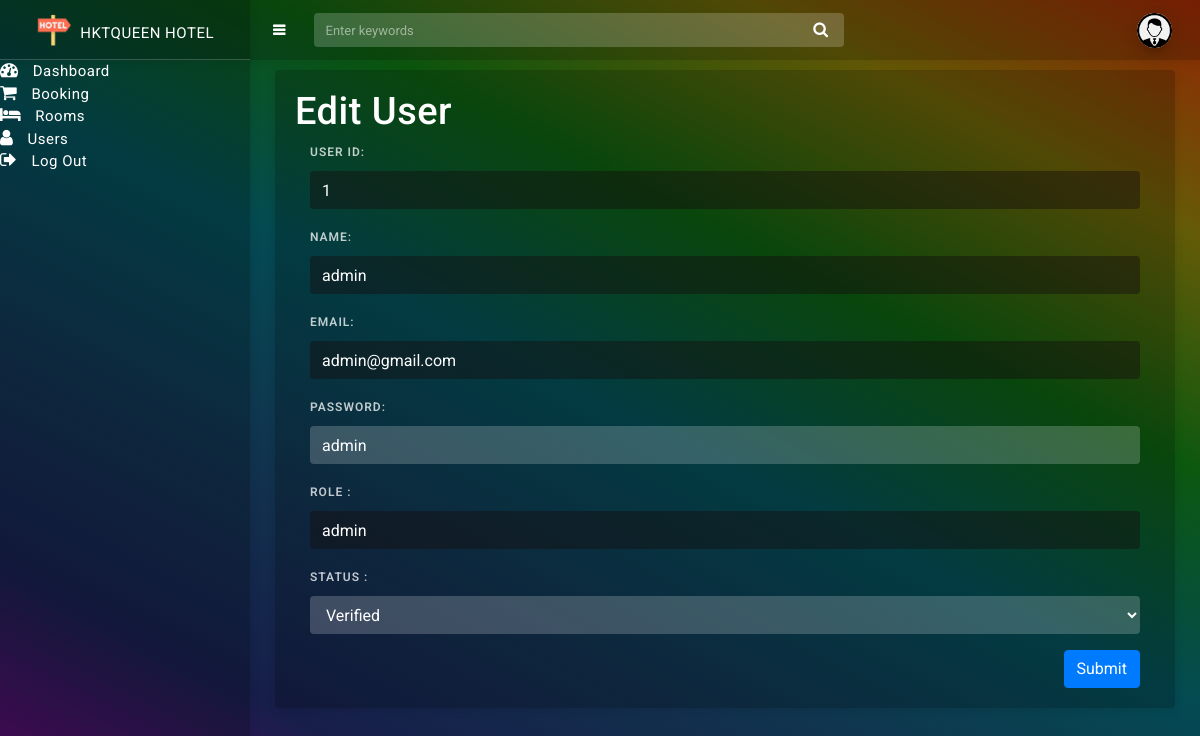
Screenshot of /src/Old/admin_PHP/edit_user.php?id=1 with the database file from the repository.
### tables this page shows
CREATE TABLE IF NOT EXISTS `users` (
    `user_id` INT(11) NOT NULL AUTO_INCREMENT,
    `name` VARCHAR(255) NOT NULL,
    `email` VARCHAR(255) NOT NULL,
    `password` VARCHAR(255) NOT NULL,
    `code` mediumint(50) NOT NULL,
    `status` text NOT NULL, 
    `role` VARCHAR(255) NOT NULL,
    PRIMARY KEY (`user_id`)
);

### src/Old/admin_PHP/config.php (called while the page is built, shortened)
<?php
	class Rooms
	{
		private $servername = "localhost";
		private $username   = "root";
		private $password   = "";
		private $database   = "db_hotel";
		public function __construct()
		{
		    $this->con = new mysqli($this->servername, $this->username,$this->password,$this->database);
		    if(mysqli_connect_error()) {
			 trigger_error("Failed to connect to MySQL: " . mysqli_connect_error());
		    }else{
			return $this->con;
		    }
		}
		}
?>

### src/Old/admin_PHP/edit_user.php (the view, shortened to what this page needs)
<?php
  require 'config.php';
  $roomObj = new Rooms();
?>
<!DOCTYPE html>
<html lang="en">
<head>
    <link href="assets/css/bootstrap.min.css" rel="stylesheet" />
    <link href="assets/css/animate.css" rel="stylesheet" type="text/css" />
    <link href="assets/css/icons.css" rel="stylesheet" type="text/css" />
    <link href="assets/css/sidebar-menu.css" rel="stylesheet" />
    <link href="assets/css/app-style.css" rel="stylesheet" />
    <link rel="stylesheet" href="https://stackpath.bootstrapcdn.com/font-awesome/4.7.0/css/font-awesome.min.css">
</head>
<body class="bg-theme bg-theme1">
    <div id="wrapper">
        <div id="sidebar-wrapper" data-simplebar="" data-simplebar-auto-hide="true">
            <div class="brand-logo">
                <a href="index.php">
                    <img src="assets/images/logo.png" class="logo-icon" alt="logo icon">
                    <h5 class="logo-text">HKTQueen Hotel</h5>
                </a>
            </div>
            <ul class="sidebar-menu do-nicescrol">
                <li>
                    <a href="index.php">
                        <i class="fa fa-tachometer" aria-hidden="true"></i> <span>Dashboard</span>
                    </a>
                </li>
                <li>
                    <a href="booking.php">
                        <i class="fa fa-shopping-cart" aria-hidden="true"></i> <span>Booking</span>
                    </a>
                </li>
                <li>
                    <a href="rooms.php">
                        <i class="fa fa-bed" aria-hidden="true"></i> <span>Rooms</span>
                    </a>
                </li>
                <li>
                    <a href="users.php">
                        <i class="fa fa-user" aria-hidden="true"></i> <span>Users</span>
                    </a>
                </li>
                <li>
                    <a href="./signup-form/login-user.php" target="_blank">
                        <i class="fa fa-sign-out" aria-hidden="true"></i> <span>Log Out</span>
                    </a>
                </li>
            </ul>
        </div>
        <header class="topbar-nav">
            <nav class="navbar navbar-expand fixed-top">
                <ul class="navbar-nav mr-auto align-items-center">
                    <li class="nav-item">
                        <a class="nav-link toggle-menu" href="javascript:void();">
                            <i class="menu-icon fa fa-bars"></i>
                        </a>
                    </li>
                    <li class="nav-item">
                        <form class="search-bar">
                            <input type="text" class="form-control" placeholder="Enter keywords">
                            <a href="javascript:void();"><i class="fa fa-search"></i></a>
                        </form>
                    </li>
                </ul>
                <ul class="navbar-nav align-items-center right-nav-link">
                    <li class="nav-item">
                        <a class="nav-link dropdown-toggle dropdown-toggle-nocaret" data-toggle="dropdown" href="#">
                            <span class="user-profile"><img src="assets/images/user.png" class="img-circle" alt="user avatar"></span>
                        </a>
                    </li>
                </ul>
            </nav>
        </header>
        <div class="content-wrapper">
            <div class="container-fluid">
                        <div class="card">
                            <div class="card-body">
                            <h2>Edit User</h2>
                            <div class="container">
                            <?php
                                $id=$_GET['id'];
                                $sql="select * from users where user_id=$id";
                                $result=$roomObj->con->query($sql);
                                $user=mysqli_fetch_assoc($result);
                            ?>
                                <form action="" method="POST" enctype = "multipart/form-data">
                                    <div class="form-group">
                                        <label for="user_id">User ID:</label>
                                        <input type="user_id" readonly=true class="form-control" name="user_id" value="<?php echo $user['user_id']; ?>" required="">
                                    </div>
                                    <div class="form-group">
                                        <label for="user_name">Name:</label>
                                        <input type="user_name" readonly=true class="form-control" name="user_name" value="<?php echo $user['name']; ?>" required="">
                                    </div>
                                    <div class="form-group">
                                        <label for="email">Email:</label>
                                        <input type="email" readonly=true class="form-control" name="email" value="<?php echo $user['email']; ?>" required="">
                                    </div>
                                    <div class="form-group">
                                        <label for="password">Password:</label>
                                        <input type="text" <?php if($user['role']!="admin"){?> readonly=true <?php }?> class="form-control" name="password" value="<?php echo $user['password']; ?>"  required="">
                                    </div>
                                    <div class="form-group">
                                        <label for="role">Role  :</label>
                                        <input type="text" readonly=true class="form-control" name="role" value="<?php echo $user['role']?>"required="" >
                                    </div>
                                    <div class="form-group">
                                        <label for="status ">Status :</label>
                                        <select name="status" class="form-control" id="" required="">
                                            <option value="verified" <?php if($user['status']=="verified"){?> selected<?php }?>>Verified</option>
                                        </select>
                                    </div>
                    <button type="submit" name="updateuser" value="<?php echo $user['user_id']?>" class="btn btn-primary" style="float:right;">Submit</button>
                </form>
              </div>
            </div>
          </div>
    </div>
</body>
</html>

### src/admin/assets/css/sidebar-menu.css (style rules this page uses)
.sidebar-menu { list-style: none; margin: 0; padding: 0; background-color: transparent; }
.sidebar-menu>li { position: relative; margin: 0; padding: 0; }

### src/Old/admin_PHP/assets/css/app-style.css (style rules this page uses)
html { font-family: 'Roboto', sans-serif; -webkit-text-size-adjust: 100%; -ms-text-size-adjust: 100%; -ms-overflow-style: scrollbar; -webkit-tap-highlight-color: transparent; }
html { height: 100%; }
body { background-color: #000; font-family: 'Roboto', sans-serif; font-size: 15px; color: rgba(255, 255, 255, .85); letter-spacing: 0.5px; }
select option { background: #000; }
::placeholder { color: #fff !important; font-size: 13px; opacity: .5 !important; }
.h1, .h2, .h3, .h4, .h5, .h6, h1, h2, h3, h4, h5, h6 { color: #fff; }
.h2, h2 { font-size: 38px; line-height: 42px; }
.h5, h5 { font-size: 18px; line-height: 22px; }
a { color: #ffffff; }
a { outline: none!important }
#wrapper { width: 100%; position: relative; }
#sidebar-wrapper { background-color: rgba(0, 0, 0, .2); position: fixed; top: 0px; left: 0px; z-index: 1000; overflow: hidden; width: 250px; height: 100%; -webkit-transition: all 0.3s ease; -moz-transition: all 0.3s ease; -o-transition: all 0.3s ease; transition: all 0.3s ease; box-shadow: 0 2px 10px rgba(0, 0, 0, 0.1); }
.content-wrapper { margin-left: 250px; padding-top: 70px; padding-left: 10px; padding-right: 10px; padding-bottom: 70px; overflow-x: hidden; -webkit-transition: all 0.3s ease; -moz-transition: all 0.3s ease; -o-transition: all 0.3s ease; transition: all 0.3s ease; }
.bg-theme { background-size: 100% 100%; background-attachment: fixed; background-position: center; background-repeat: no-repeat; transition: background .3s; }
body.bg-theme1 { background-image: linear-gradient(567deg, rgba(165, 42, 4, 0.89), rgba(113, 102, 8, 0.89), rgba(13, 95, 16, 0.93), rgba(4, 79, 88, 0.94), rgba(19, 56, 86, 0.9), rgba(24, 32, 78, 0.94), rgba(100, 8, 115, 0.95)); }
.topbar-nav .navbar { padding: 0px 15px; z-index: 999; height: 60px; background-color: rgba(0, 0, 0, .2); -webkit-box-shadow: 0 2px 10px rgba(0, 0, 0, 0.1); box-shadow: 0 2px 10px rgba(0, 0, 0, 0.1); }
.toggle-menu i { margin-left: 250px; font-size: 14px; font-weight: 600; color: #ffffff; cursor: pointer; -webkit-transition: all 0.3s ease; -moz-transition: all 0.3s ease; -o-transition: all 0.3s ease; transition: all 0.3s ease; }
.right-nav-link a.nav-link { padding-right: .8rem !important; padding-left: .8rem !important; font-size: 20px; color: #ffffff; }
.dropdown-toggle-nocaret:after { display: none }
.user-profile img { width: 35px; height: 35px; border-radius: 50%; box-shadow: 0 16px 38px -12px rgba(0, 0, 0, .56), 0 4px 25px 0 rgba(0, 0, 0, .12), 0 8px 10px -5px rgba(0, 0, 0, .2); }
.brand-logo { width: 100%; height: 60px; line-height: 60px; text-align: center; border-bottom: 1px solid rgba(255, 255, 255, 0.2) }
.logo-text { color: #ffffff; font-size: 15px; display: inline-block; text-transform: uppercase; position: relative; top: 3px; font-weight: 400; text-align: center; line-height: 50px; }
.logo-icon { width: 35px; margin-right: 5px; }
.search-bar { margin-left: 20px; position: relative; }
.search-bar input { border: 0px solid #f1f1f1; font-size: 15px; width: 530px; border-radius: 0.25rem; height: 34px; padding: .375rem 2.0rem .375rem .75rem; background-color: rgba(255, 255, 255, 0.2); }
.search-bar input::placeholder { color: #fff !important; font-size: 13px; opacity: .5 !important; }
.search-bar a i { position: absolute; top: 8px; right: 15px; color: #fff; font-size: 16px; }
.sidebar-menu li a i:first-child { margin-right: 10px; font-size: 18px; }
.card { margin-bottom: 25px; box-shadow: 0 2px 10px rgba(0, 0, 0, 0.1); border: none; background-color: rgba(0, 0, 0, .2); }
label { color: rgba(255, 255, 255, 0.75); font-size: .75rem; text-transform: uppercase; letter-spacing: 1px; font-weight: 600; margin-bottom: 10px; }
.form-control { border: 0px solid #e5eaef; background-color: rgba(255, 255, 255, 0.2); color: #fff !important; }
.form-control:disabled, .form-control[readonly] { background-color: rgba(21, 14, 14, 0.45); opacity: 1; }

### rows the page displays
users: user_id "1", user_name "admin", email "admin@gmail.com", password "admin", role "admin", status "Verified"
